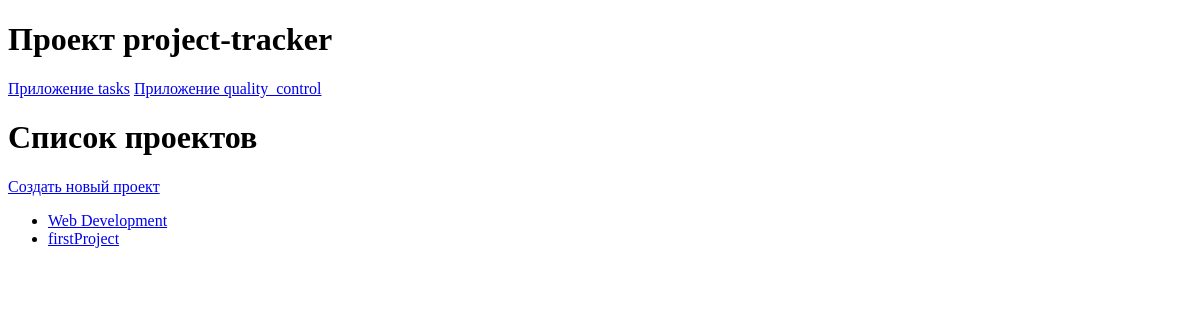
Page /tasks/projects/ on the earlier database version.
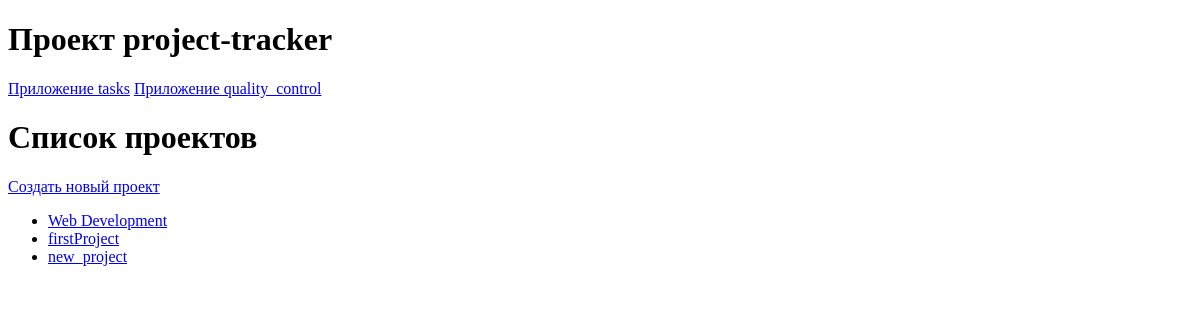
Same page on the later database version.
### tasks/models.py (models this page shows, shortened)
class Project(models.Model):
    name = models.CharField(max_length=100)
    description = models.TextField()
    created_at = models.DateTimeField(auto_now_add=True)

### tasks/views.py (the view)
# urls.py: path('projects/', views.ProjectsListView.as_view(), name='projects_list'),
class ProjectsListView(ListView):
    model = Project
    template_name = 'tasks/projects_list.html'

### tasks/templates/tasks/projects_list.html
{% extends 'base/base.html' %}
{% block content %}
    <h1>Список проектов</h1>
    <p><a href="{% url 'tasks:create_project' %}">Создать новый проект</a></p>
    <ul>
        {% for project in project_list %}
            <li><a href="{% url 'tasks:project_detail' project.id %}">{{ project.name }}</a></li>
        {% endfor %}
    </ul>
{% endblock %}

Differences in the rows shown:
added Project: name "new_project"
